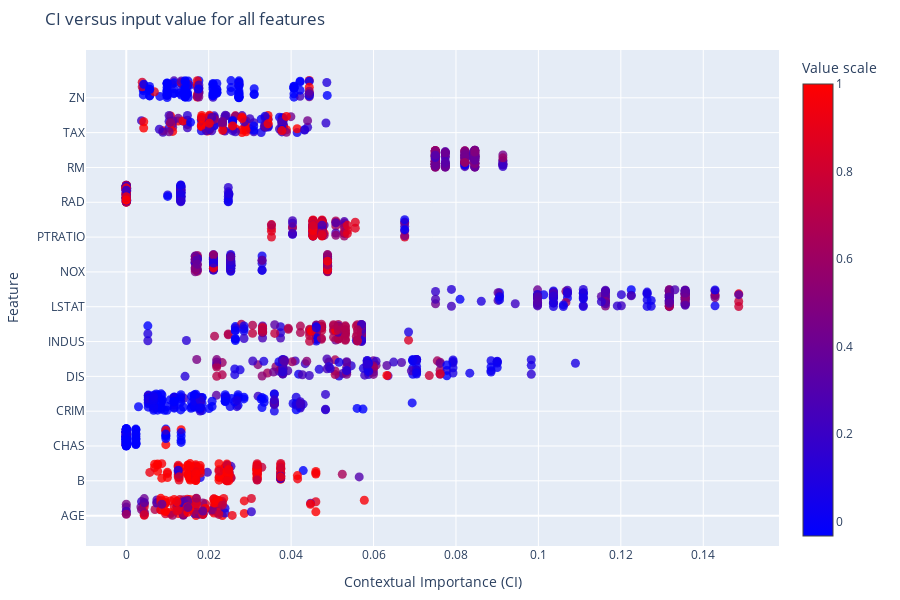

Write notebook code for a chart like this one.
### Markdown cell above
Then we can plot the beeswarm. We start by the default parameters, which plots CI values.

### Code cell
fig = ciuplots.ciu_beeswarm(CIUres, legend_title='Value scale')
fig.update_layout(height=600, width=900, margin=dict(l=20, r=20, t=50, b=20))
fig.update_layout(
    title='CI versus input value for all features',
    xaxis=dict(title='Contextual Importance (CI)'),
    yaxis=dict(title='Feature'),
)
fig.show()

### Figure 1 — Plotly figure (JSON) as saved in the notebook; plotly's stock layout.template omitted (floating-point values rounded to 4 significant figures; data arrays with more than 128 entries replaced by an {"elided": "..."} marker saying what was removed)
{"data": [{"marker": {"color": {"elided": "152 float values"}, "colorbar": {"title": {"text": "Value scale"}}, "colorscale": [[0, "blue"], [1, "red"]], "opacity": 0.8, "size": 9}, "mode": "markers", "name": "AGE", "type": "scatter", "x": {"elided": "152 float values"}, "y": {"elided": "1976 float values"}}, {"marker": {"color": {"elided": "152 float values"}, "colorscale": [[0, "blue"], [1, "red"]], "opacity": 0.8, "size": 9}, "mode": "markers", "name": "B", "type": "scatter", "x": {"elided": "152 float values"}, "y": {"elided": "1976 float values"}}, {"marker": {"color": {"elided": "152 int values"}, "colorscale": [[0, "blue"], [1, "red"]], "opacity": 0.8, "size": 9}, "mode": "markers", "name": "CHAS", "type": "scatter", "x": {"elided": "152 float values"}, "y": {"elided": "1976 float values"}}, {"marker": {"color": {"elided": "152 float values"}, "colorscale": [[0, "blue"], [1, "red"]], "opacity": 0.8, "size": 9}, "mode": "markers", "name": "CRIM", "type": "scatter", "x": {"elided": "152 float values"}, "y": {"elided": "1976 float values"}}, {"marker": {"color": {"elided": "152 float values"}, "colorscale": [[0, "blue"], [1, "red"]], "opacity": 0.8, "size": 9}, "mode": "markers", "name": "DIS", "type": "scatter", "x": {"elided": "152 float values"}, "y": {"elided": "1976 float values"}}, {"marker": {"color": {"elided": "152 float values"}, "colorscale": [[0, "blue"], [1, "red"]], "opacity": 0.8, "size": 9}, "mode": "markers", "name": "INDUS", "type": "scatter", "x": {"elided": "152 float values"}, "y": {"elided": "1976 float values"}}, {"marker": {"color": {"elided": "152 float values"}, "colorscale": [[0, "blue"], [1, "red"]], "opacity": 0.8, "size": 9}, "mode": "markers", "name": "LSTAT", "type": "scatter", "x": {"elided": "152 float values"}, "y": {"elided": "1976 float values"}}, {"marker": {"color": {"elided": "152 float values"}, "colorscale": [[0, "blue"], [1, "red"]], "opacity": 0.8, "size": 9}, "mode": "markers", "name": "NOX", "type": "scatter", "x": {"elided": "152 float values"}, "y": {"elided": "1976 float values"}}, {"marker": {"color": {"elided": "152 float values"}, "colorscale": [[0, "blue"], [1, "red"]], "opacity": 0.8, "size": 9}, "mode": "markers", "name": "PTRATIO", "type": "scatter", "x": {"elided": "152 float values"}, "y": {"elided": "1976 float values"}}, {"marker": {"color": {"elided": "152 float values"}, "colorscale": [[0, "blue"], [1, "red"]], "opacity": 0.8, "size": 9}, "mode": "markers", "name": "RAD", "type": "scatter", "x": {"elided": "152 float values"}, "y": {"elided": "1976 float values"}}, {"marker": {"color": {"elided": "152 float values"}, "colorscale": [[0, "blue"], [1, "red"]], "opacity": 0.8, "size": 9}, "mode": "markers", "name": "RM", "type": "scatter", "x": {"elided": "152 float values"}, "y": {"elided": "1976 float values"}}, {"marker": {"color": {"elided": "152 float values"}, "colorscale": [[0, "blue"], [1, "red"]], "opacity": 0.8, "size": 9}, "mode": "markers", "name": "TAX", "type": "scatter", "x": {"elided": "152 float values"}, "y": {"elided": "1976 float values"}}, {"marker": {"color": {"elided": "152 float values"}, "colorscale": [[0, "blue"], [1, "red"]], "opacity": 0.8, "size": 9}, "mode": "markers", "name": "ZN", "type": "scatter", "x": {"elided": "152 float values"}, "y": {"elided": "1976 float values"}}], "layout": {"coloraxis": {"showscale": true}, "height": 600, "legend": {"title": {"text": "My Legend Title"}}, "margin": {"b": 20, "l": 20, "r": 20, "t": 50}, "showlegend": false, "title": {"text": "CI versus input value for all features"}, "width": 900, "xaxis": {"title": {"text": "Contextual Importance (CI)"}}, "yaxis": {"ticktext": ["AGE", "B", "CHAS", "CRIM", "DIS", "INDUS", "LSTAT", "NOX", "PTRATIO", "RAD", "RM", "TAX", "ZN"], "tickvals": [0, 1, 2, 3, 4, 5, 6, 7, 8, 9, 10, 11, 12], "title": {"text": "Feature"}}}}
